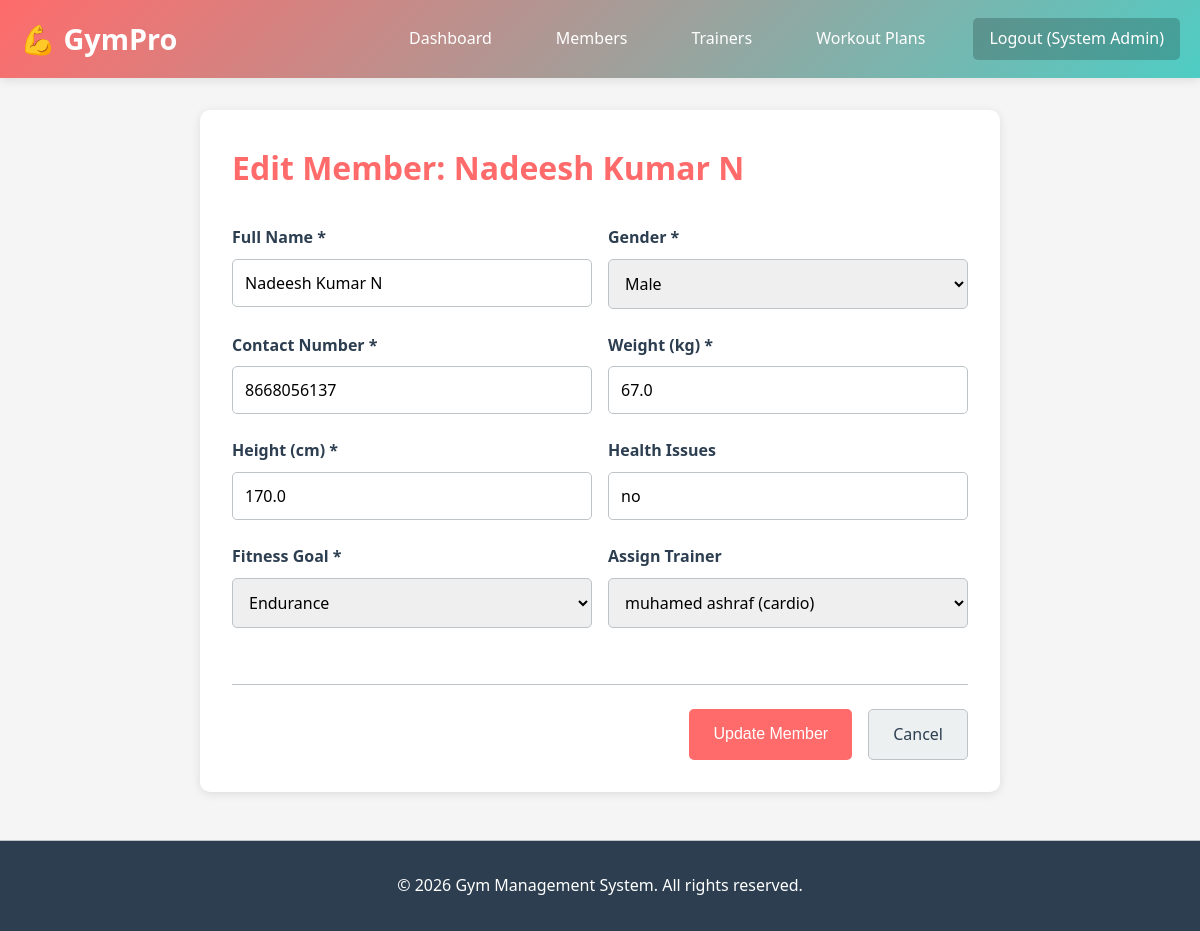
/member/1/edit (signed in), run on the app's committed database.
### app.py (models this page shows, shortened)
class Member(db.Model):
    __tablename__ = 'member'
    member_id = db.Column(db.Integer, primary_key=True)
    name = db.Column(db.String(100), nullable=False)
    dob = db.Column(db.Date, nullable=False)
    gender = db.Column(db.String(10), nullable=False)
    contact_no = db.Column(db.String(15), nullable=False)
    weight = db.Column(db.Float, nullable=False)  # in kg
    height = db.Column(db.Float, nullable=False)  # in cm
    health_issue = db.Column(db.String(250), default="None")
    goal = db.Column(db.String(100), nullable=False)
    join_date = db.Column(db.Date, nullable=False)
    trainer_id = db.Column(db.Integer, db.ForeignKey('trainer.trainer_id'))
    admin_id = db.Column(db.Integer, db.ForeignKey('admin.admin_id'))
    progress = db.relationship('Progress', backref='member', lazy=True, cascade='all, delete-orphan')
    attendance = db.relationship('Attendance', backref='member', lazy=True, cascade='all, delete-orphan')
    payments = db.relationship('Payment', backref='member', lazy=True, cascade='all, delete-orphan')
    notifications = db.relationship('Notification', backref='member', lazy=True, cascade='all, delete-orphan')
    diet = db.relationship('Diet', backref='member', lazy=True, cascade='all, delete-orphan')

class Trainer(db.Model):
    __tablename__ = 'trainer'
    trainer_id = db.Column(db.Integer, primary_key=True)
    name = db.Column(db.String(100), nullable=False)
    specialization = db.Column(db.String(100), nullable=False)
    contact_no = db.Column(db.String(15), nullable=False)
    shift_time = db.Column(db.String(50), nullable=False)
    email = db.Column(db.String(100), unique=True)
    created_at = db.Column(db.DateTime, default=datetime.utcnow)
    members = db.relationship('Member', backref='trainer', lazy=True)

### app.py (the view, shortened to what this page needs)
@app.route('/member/<int:member_id>/edit', methods=['GET', 'POST'])
def edit_member(member_id):
    if 'admin_id' not in session:
        return redirect(url_for('login'))
    member = Member.query.get_or_404(member_id)
    trainers = Trainer.query.all()
    return render_template('edit_member.html', member=member, trainers=trainers)

### templates/edit_member.html (shortened to what this page needs)
{% extends 'base.html' %}
{% block content %}
<div class="form-container">
    <h1>Edit Member: {{ member.name }}</h1>
    <form method="POST" class="form">
        <div class="form-row">
            <div class="form-group">
                <label for="name">Full Name *</label>
                <input type="text" id="name" name="name" value="{{ member.name }}" required>
            </div>
            <div class="form-group">
                <label for="gender">Gender *</label>
                <select id="gender" name="gender" required>
                    <option value="Male" {% if member.gender == 'Male' %}selected{% endif %}>Male</option>
                </select>
            </div>
        </div>
        <div class="form-row">
            <div class="form-group">
                <label for="contact_no">Contact Number *</label>
                <input type="tel" id="contact_no" name="contact_no" value="{{ member.contact_no }}" required>
            </div>
            <div class="form-group">
                <label for="weight">Weight (kg) *</label>
                <input type="number" id="weight" name="weight" step="0.1" value="{{ member.weight }}" required>
            </div>
        </div>
        <div class="form-row">
            <div class="form-group">
                <label for="height">Height (cm) *</label>
                <input type="number" id="height" name="height" step="0.1" value="{{ member.height }}" required>
            </div>
            <div class="form-group">
                <label for="health_issue">Health Issues</label>
                <input type="text" id="health_issue" name="health_issue" value="{{ member.health_issue }}">
            </div>
        </div>
        <div class="form-row">
            <div class="form-group">
                <label for="goal">Fitness Goal *</label>
                <select id="goal" name="goal" required>
                    <option value="Endurance" {% if member.goal == 'Endurance' %}selected{% endif %}>Endurance</option>
                </select>
            </div>
            <div class="form-group">
                <label for="trainer_id">Assign Trainer</label>
                <select id="trainer_id" name="trainer_id">
                    {% for trainer in trainers %}
                    <option value="{{ trainer.trainer_id }}" {% if trainer.trainer_id == member.trainer_id %}selected{% endif %}>
                        {{ trainer.name }} ({{ trainer.specialization }})
                    </option>
                    {% endfor %}
                </select>
            </div>
        </div>
        <div class="form-actions">
            <button type="submit" class="btn btn-primary">Update Member</button>
            <a href="{{ url_for('view_member', member_id=member.member_id) }}" class="btn btn-secondary">Cancel</a>
        </div>
    </form>
</div>
{% endblock %}

### static/css/style.css (style rules this page uses)
* { margin: 0; padding: 0; box-sizing: border-box; }
:root { --primary-color: #FF6B6B; --secondary-color: #4ECDC4; --dark-color: #2C3E50; --light-color: #ECF0F1; --success-color: #27AE60; --warning-color: #F39C12; --danger-color: #E74C3C; --info-color: #3498DB; --text-color: #2C3E50; --border-color: #BDC3C7; --shadow: 0 2px 10px rgba(0,0,0,0.1); --transition: all 0.3s ease; }
html, body { font-family: 'Segoe UI', Tahoma, Geneva, Verdana, sans-serif; background-color: #f5f5f5; color: var(--text-color); line-height: 1.6; }
.btn { display: inline-block; padding: 0.75rem 1.5rem; font-size: 1rem; border: none; border-radius: 5px; cursor: pointer; text-decoration: none; transition: var(--transition); font-weight: 500; text-align: center; white-space: nowrap; }
.btn-primary { background-color: var(--primary-color); color: white; }
.btn-secondary { background-color: var(--light-color); color: var(--text-color); border: 1px solid var(--border-color); }
.form-container { background: white; padding: 2rem; border-radius: 10px; box-shadow: var(--shadow); max-width: 800px; margin: 0 auto; }
.form-container h1 { margin-bottom: 2rem; color: var(--primary-color); }
.form { display: grid; gap: 1.5rem; }
.form-row { display: grid; grid-template-columns: repeat(auto-fit, minmax(300px, 1fr)); gap: 1rem; }
.form-group { display: flex; flex-direction: column; }
.form-group label { font-weight: 600; margin-bottom: 0.5rem; color: var(--text-color); }
.form-group input, .form-group select, .form-group textarea { padding: 0.75rem; border: 1px solid var(--border-color); border-radius: 5px; font-size: 1rem; font-family: inherit; transition: var(--transition); }
.form-actions { display: flex; gap: 1rem; justify-content: flex-end; margin-top: 2rem; border-top: 1px solid var(--border-color); padding-top: 1.5rem; }

### data on the page
Member: name "Nadeesh Kumar N", gender "Male", contact_no "8668056137", weight "67.0", height "170.0", health_issue "no", goal "Endurance", trainer_id "muhamed ashraf (cardio)"

### other printed values
{{ session.get('admin_name') }} "System Admin"
